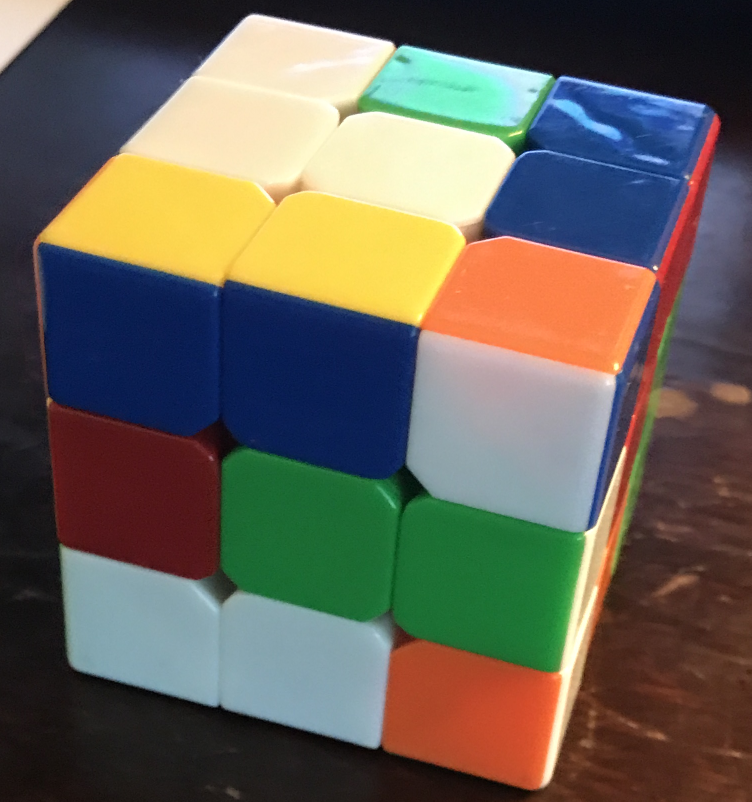
#> input picture rubiks_cropped/rub0.png, 1503 x 1603 px (shown at 1/2 size)
$ python contours.py
#> lines starting #> are read from the running program, lines starting #| are printed output that depends on the picture; after the words box and inside, x2 and y2 are one past the last pixel; in counts of white or black regions, pixels touching at a corner belong together
import cv2
import numpy as np
from matplotlib import pyplot as plt
np.seterr(divide='ignore',invalid='ignore')

r = 1
c = 5
index = 1
def add_img(title, img):
    global index
    plt.subplot(r,c,index)
    plt.imshow(img, None)
    plt.title(title)
    plt.xticks([]), plt.yticks([])
    index+=1

img = cv2.imread("rubiks_cropped/rub0.png")
#> img is the input picture: shape (1603, 1503, 3); mean B, G, R 87.5, 98.5, 102.9
target_width = 760
aspect_ratio = img.shape[1]/img.shape[0] # w/h
dim = (int(target_width),int(target_width/aspect_ratio))
img = cv2.resize(img, dim, interpolation = cv2.INTER_AREA)
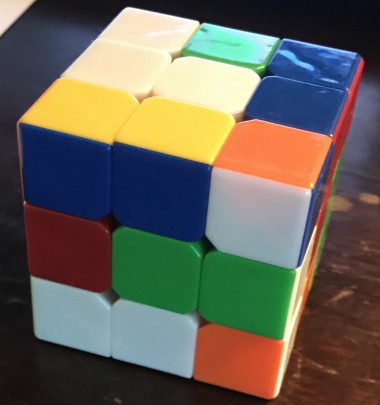
#> img: shape (810, 760, 3) (shown at 1/2 size); mean B, G, R 87.5, 98.5, 102.9
color = cv2.cvtColor(img, cv2.COLOR_BGR2RGB)
gray = cv2.cvtColor(img, cv2.COLOR_BGR2GRAY)
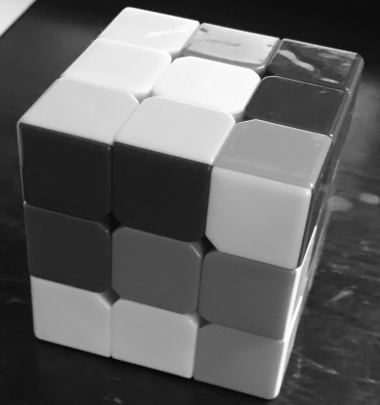
#> gray: shape (810, 760) (shown at 1/2 size); min 1, max 255, mean 98.6
add_img('original',color)

# find edges
edges = cv2.Canny(gray,100,101)
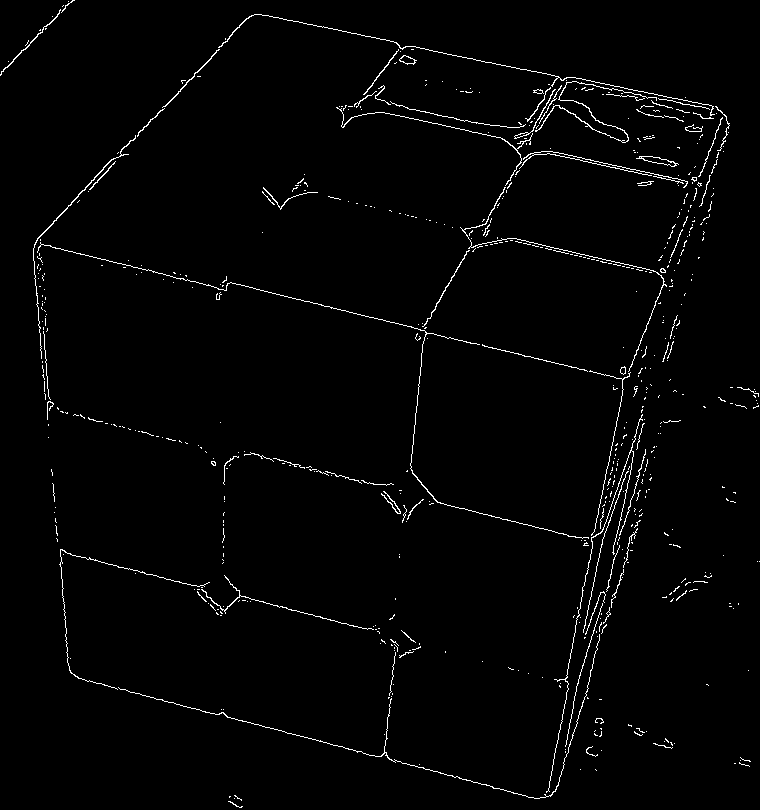
#> edges: shape (810, 760); 1.8% white in thin lines or dots
# apply gaussian thresholding
thresh = cv2.adaptiveThreshold(edges, 255, cv2.ADAPTIVE_THRESH_GAUSSIAN_C, cv2.THRESH_BINARY, 11, 2)
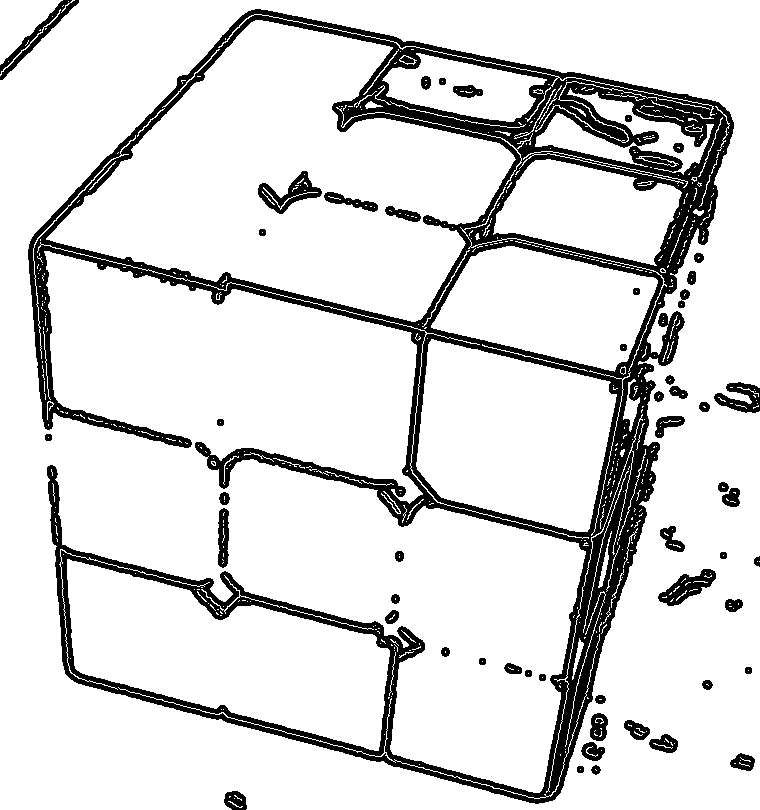
#> thresh: shape (810, 760); 86.1% white; 56 black regions (4 under 20 px), largest, box (x1, y1, x2, y2) and area: (28, 9, 734, 804) 74534, (0, 0, 79, 80) 1068, (258, 171, 322, 214) 1033
# invert
invert = 255 - thresh
add_img('processed', invert)

erosion = np.ones((5,5),np.uint8)
dilation = np.ones((7,7),np.uint8)
def remove_noise(inimg):
    eroded = cv2.erode(invert, erosion)
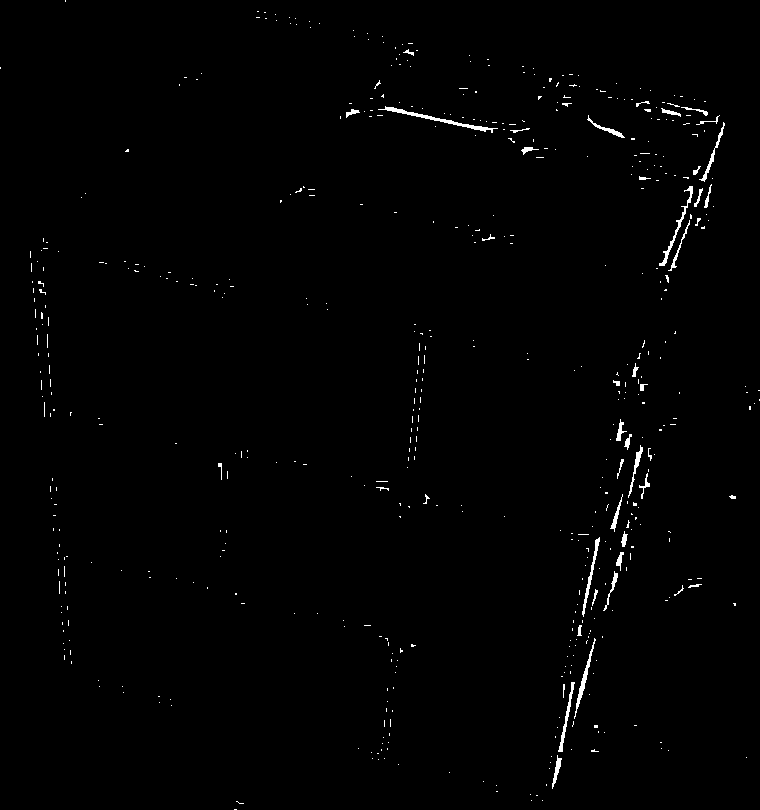
#> eroded: shape (810, 760); 0.85% white in thin lines or dots
    dilate = cv2.dilate(eroded, dilation)
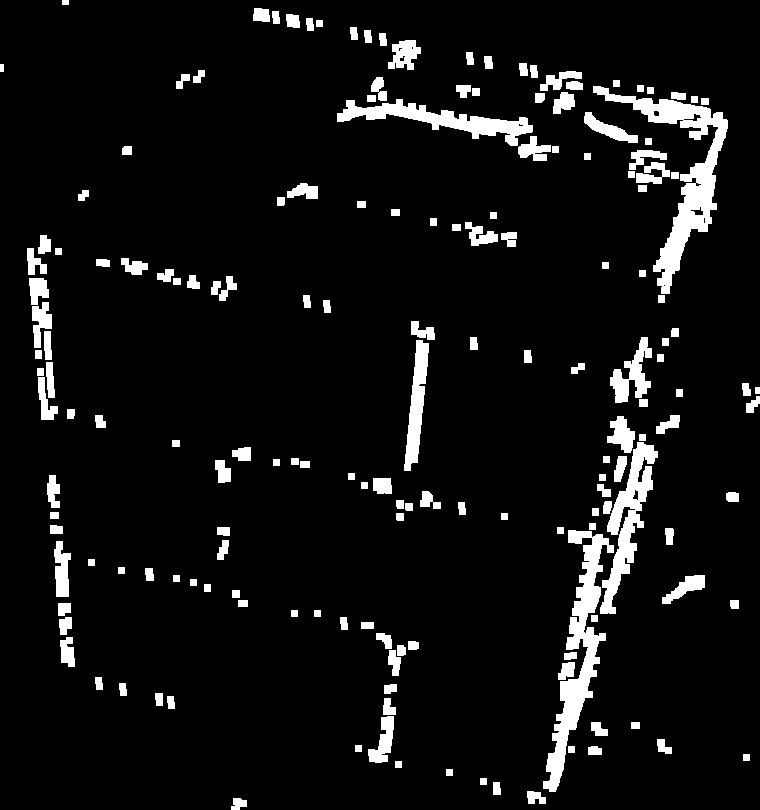
#> dilate: shape (810, 760); 7.1% white; 172 white regions
    return dilate

nonoise = remove_noise(invert)
add_img('noise removed', nonoise)

contours, hierarchy  = cv2.findContours(invert, cv2.RETR_TREE, cv2.CHAIN_APPROX_SIMPLE)
#> contours = 2306 contours, 2081 with area under 20; largest, box (x1, y1, x2, y2) and area: (28, 9, 734, 804) 265666, (45, 19, 517, 323) 77866, (66, 558, 391, 752) 34922, (415, 338, 618, 533) 28620, (430, 245, 659, 373) 18756
test = cv2.drawContours(color, contours, -1, (0,200,255), 9)
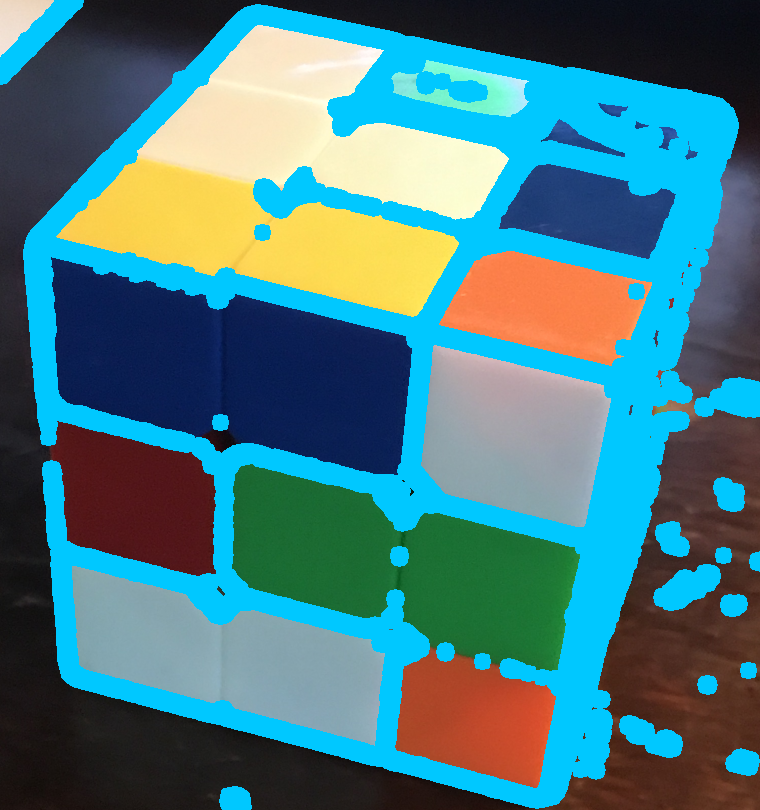
#> test: shape (810, 760, 3); mean R, G, B 71.5, 122.6, 129
add_img('contours',test)
cv2.imwrite('contours1.png',test)

corners = cv2.goodFeaturesToTrack(nonoise, 10, 0.5, 50)
#> corners = [[581, 639], [60, 564], [636, 512], [46, 312], [664, 270], [130, 264], [477, 238], [700, 129], [468, 120], [405, 64]]

corner_squares = []
# isolate the best four corners (make the biggest square)
"""
for corner1 in corners:
    for corner2 in corners:
        for corner3 in corners:
            for corner4 in corners:
                # if corner1 == corner2 or corner1 == corner3 or corner1 == corner4 or corner2 == corner3 or corner2 == corner4 or corner3 == corner4:
                #     continue
                # use vectors to represent each side
                x1, y1 = corner1.ravel()
                x2, y2 = corner2.ravel()
                x3, y3 = corner3.ravel()
                x4, y4 = corner4.ravel()
                s1 = (x2 - x1, y2 - y1)
                s2 = (x3 - x2, y3 - y2)
                s3 = (x4 - x3, y4 - y3)
                s4 = (x1 - x4, y1 - y4)
                # calculate dot products to determine if they are rectangles
                mags1 = s1[0]**2 + s1[1]**2
                mags2 = s2[0]**2 + s2[1]**2
                mags3 = s3[0]**2 + s3[1]**2
                mags4 = s4[0]**2 + s4[1]**2
                s1dots2 = s1[0] * s2[0] + s1[1] * s2[1]
                s2dots3 = s2[0] * s3[0] + s2[1] * s3[1]
                s3dots4 = s3[0] * s4[0] + s3[1] * s4[1]
                s4dots1 = s4[0] * s1[0] + s4[1] * s1[1]
                angs1s2 = s1dots2/(mags1*mags2)
                angs2s3 = s2dots3/(mags2*mags3)
                angs3s4 = s3dots4/(mags3*mags4)
                angs4s1 = s4dots1/(mags4*mags1)
                threshold = 0.1
                if abs(angs1s2) < threshold and abs(angs2s3) < threshold and abs(angs3s4) < threshold and abs(angs4s1) < threshold:
                    corner_squares.append((corner1, corner2, corner3, corner4))
import random
for square in corner_squares:
    col = (random.randint(0,255),random.randint(0,255),random.randint(0,255))
    for c in square:
        x, y = c.ravel()
        cv2.circle(img,(x,y),10,col,-1)
"""
for corner in corners:
    x,y = corner.ravel()
    cv2.circle(img,(x,y),10,(36,255,12),-1)
#> this loop made 10 passes
add_img('corners',img)
cv2.imwrite('corners1.png',img)

plt.show()

$ run again, with rubiks_cropped/rub1.png copied over rubiks_cropped/rub0.png
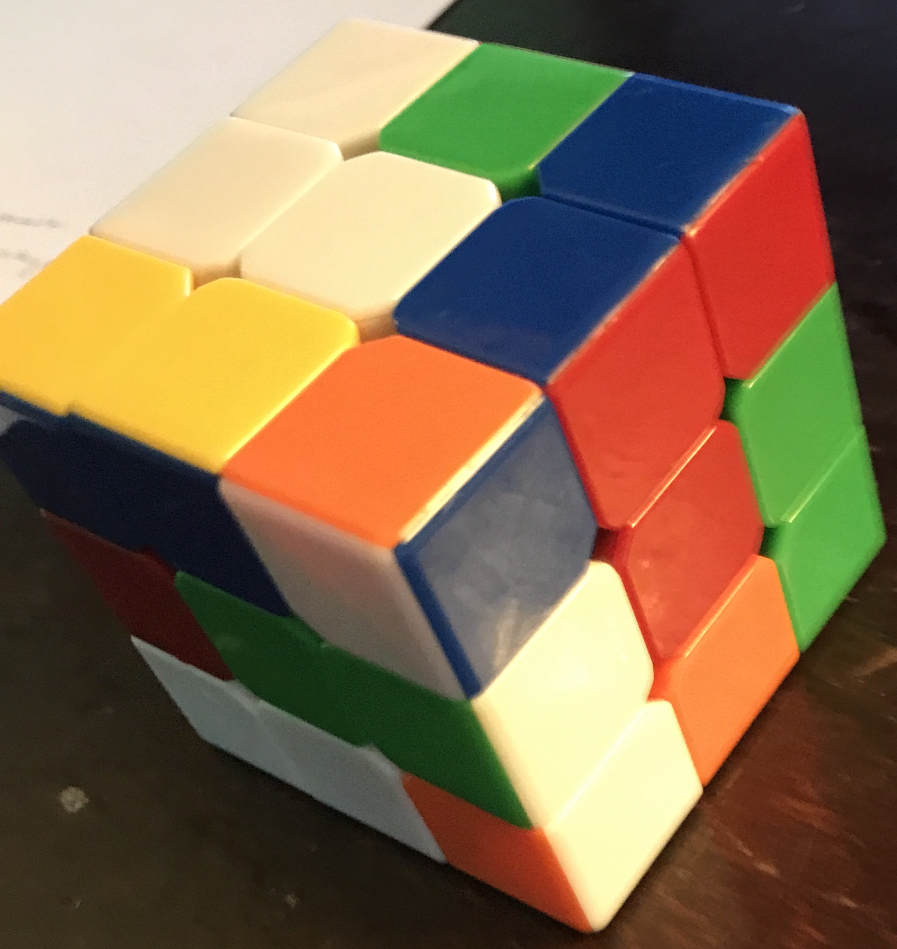
#> input picture rubiks_cropped/rub1.png, 1793 x 1898 px (shown at 1/2 size)
#> img is the input picture: shape (1898, 1793, 3); mean B, G, R 78.6, 108.7, 134
#> `edges = cv2.Canny(gray,100,101)`:
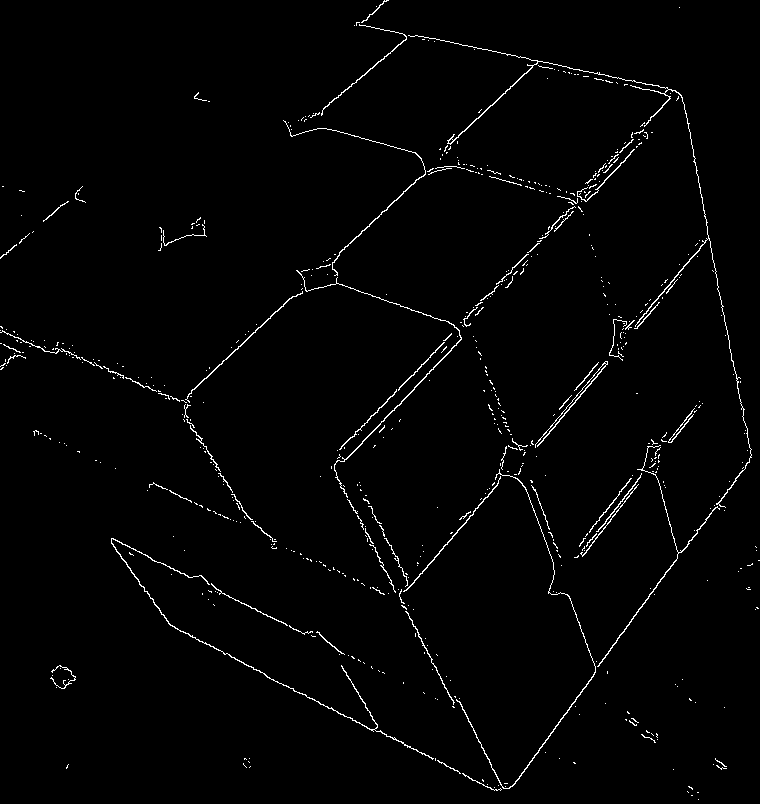
#> edges: shape (804, 760); 1.6% white in thin lines or dots
#> thresh: shape (804, 760); 87.6% white; 46 black regions (1 under 20 px), largest, box (x1, y1, x2, y2) and area: (0, 0, 756, 795) 68088, (154, 213, 211, 255) 1015, (46, 661, 80, 694) 688
#> eroded: shape (804, 760); 0.35% white in thin lines or dots
#> dilate: shape (804, 760); 3.9% white; 174 white regions
#> contours = 1619 contours, 1400 with area under 20; largest, box (x1, y1, x2, y2) and area: (0, 0, 756, 795) 236074, (339, 103, 703, 586) 50305, (523, 249, 746, 658) 39362, (405, 480, 591, 780) 28585, (337, 171, 566, 321) 18898
#> `test = cv2.drawContours(color, contours, -1, (0,200,255), 9)`:
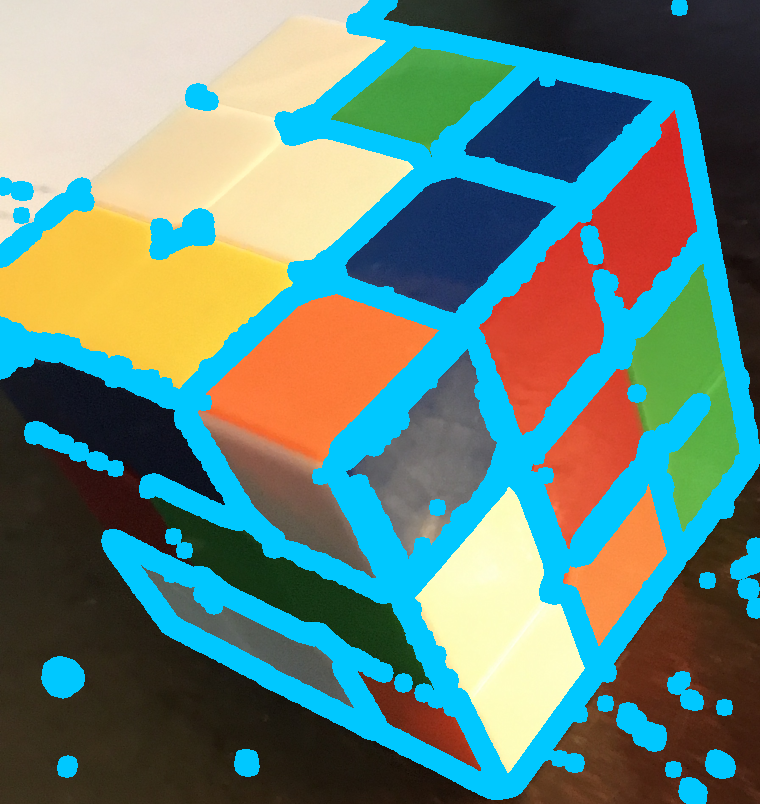
#> test: shape (804, 760, 3); mean R, G, B 100.4, 134, 125.8
#> corners = [[645, 134], [625, 82], [354, 446], [209, 370], [722, 306], [132, 553], [504, 420], [416, 30], [449, 334], [644, 455]]
#> the loop `for corner in corners:` made 10 passes

$ run again, with rubiks_cropped/rub2.png copied over rubiks_cropped/rub0.png
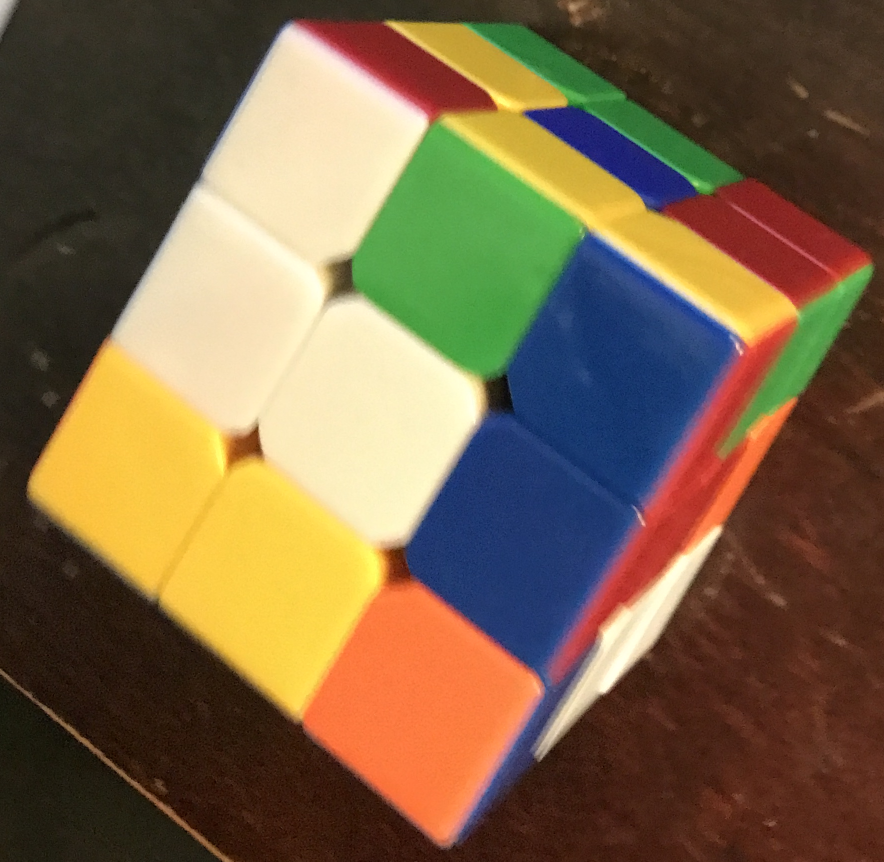
#> input picture rubiks_cropped/rub2.png, 1768 x 1723 px (shown at 1/2 size)
#> img is the input picture: shape (1723, 1768, 3); mean B, G, R 71.2, 100.9, 122.7
#> `edges = cv2.Canny(gray,100,101)`:
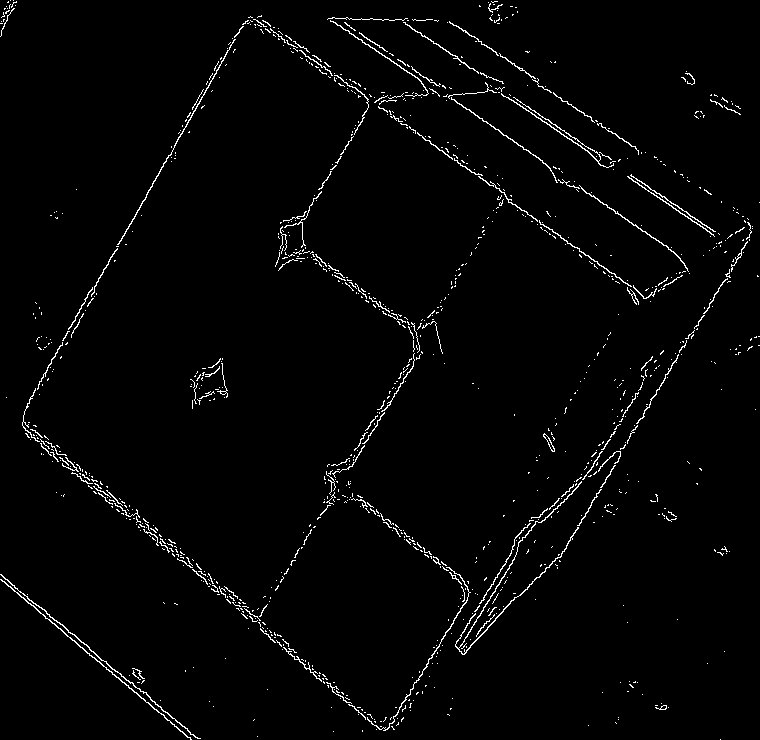
#> edges: shape (740, 760); 2.1% white in thin lines or dots
#> thresh: shape (740, 760); 86.1% white; 80 black regions (1 under 20 px), largest, box (x1, y1, x2, y2) and area: (17, 11, 757, 735) 62206, (0, 569, 205, 740) 3463, (186, 354, 233, 413) 1522
#> eroded: shape (740, 760); 0.28% white in thin lines or dots
#> dilate: shape (740, 760); 3.6% white; 167 white regions
#> contours = 2056 contours, 1747 with area under 20; largest, box (x1, y1, x2, y2) and area: (17, 11, 757, 735) 239868, (28, 28, 410, 607) 109478, (265, 504, 459, 718) 23326, (307, 108, 496, 320) 22420, (392, 97, 680, 288) 11138
#> `test = cv2.drawContours(color, contours, -1, (0,200,255), 9)`:
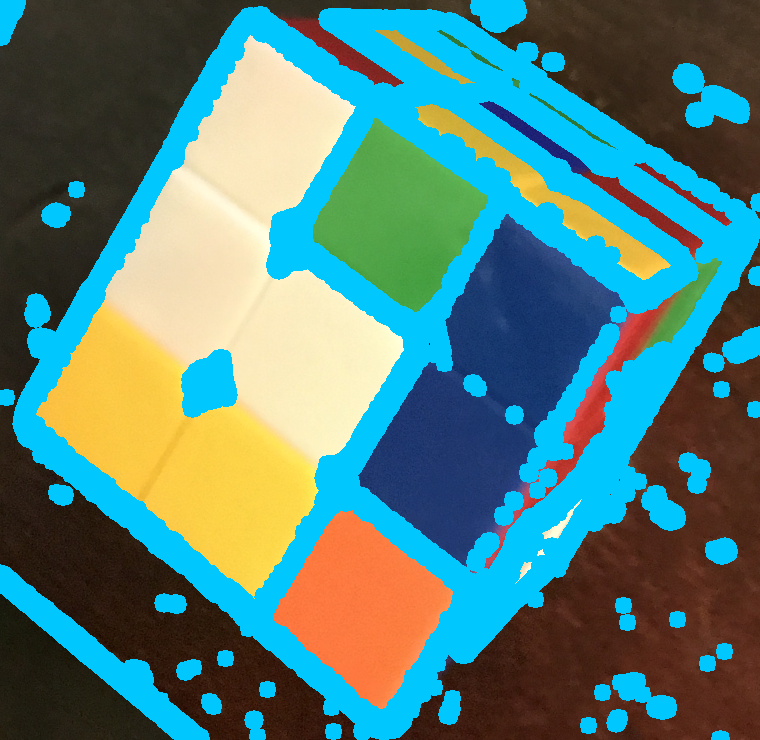
#> test: shape (740, 760, 3); mean R, G, B 84.7, 128.6, 123.5
#> corners = [[449, 639], [193, 401], [56, 354], [750, 348], [375, 100], [501, 6], [525, 542], [526, 77], [347, 19], [412, 688]]
#> the loop `for corner in corners:` made 10 passes
